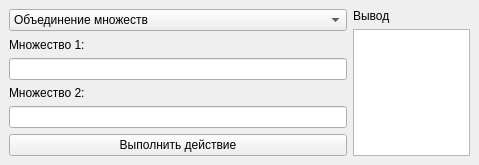
<?xml version="1.0" encoding="UTF-8"?>
<ui version="4.0">
 <class>MainWindow</class>
 <widget class="QMainWindow" name="MainWindow">
  <property name="geometry">
   <rect>
    <x>0</x>
    <y>0</y>
    <width>479</width>
    <height>165</height>
   </rect>
  </property>
  <property name="windowTitle">
   <string>MainWindow</string>
  </property>
  <widget class="QWidget" name="centralwidget">
   <layout class="QGridLayout" name="gridLayout_2">
    <item row="0" column="0">
     <layout class="QGridLayout" name="gridLayout">
      <item row="0" column="0">
       <layout class="QVBoxLayout" name="verticalLayout_2">
        <item>
         <widget class="QComboBox" name="comboBox">
          <item>
           <property name="text">
            <string>Объединение множеств</string>
           </property>
          </item>
          <item>
           <property name="text">
            <string>Пересечение множеств</string>
           </property>
          </item>
          <item>
           <property name="text">
            <string>Разность двух множеств</string>
           </property>
          </item>
          <item>
           <property name="text">
            <string>Симметрическая разность двух множеств</string>
           </property>
          </item>
          <item>
           <property name="text">
            <string>Проверка на равенство множеств</string>
           </property>
          </item>
          <item>
           <property name="text">
            <string>Проверка является множество “B” подмножеством “A”</string>
           </property>
          </item>
         </widget>
        </item>
        <item>
         <widget class="QLabel" name="label_2">
          <property name="text">
           <string>Множество 1:</string>
          </property>
         </widget>
        </item>
        <item>
         <widget class="QLineEdit" name="lineEdit"/>
        </item>
        <item>
         <widget class="QLabel" name="label_3">
          <property name="text">
           <string>Множество 2:</string>
          </property>
         </widget>
        </item>
        <item>
         <widget class="QLineEdit" name="lineEdit_2"/>
        </item>
        <item>
         <widget class="QPushButton" name="pushButton">
          <property name="text">
           <string>Выполнить действие</string>
          </property>
         </widget>
        </item>
       </layout>
      </item>
      <item row="0" column="1">
       <layout class="QVBoxLayout" name="verticalLayout">
        <item>
         <widget class="QLabel" name="label">
          <property name="text">
           <string>Вывод</string>
          </property>
         </widget>
        </item>
        <item>
         <widget class="QTextEdit" name="textEdit"/>
        </item>
       </layout>
      </item>
     </layout>
    </item>
   </layout>
  </widget>
 </widget>
 <resources/>
 <connections/>
</ui>
